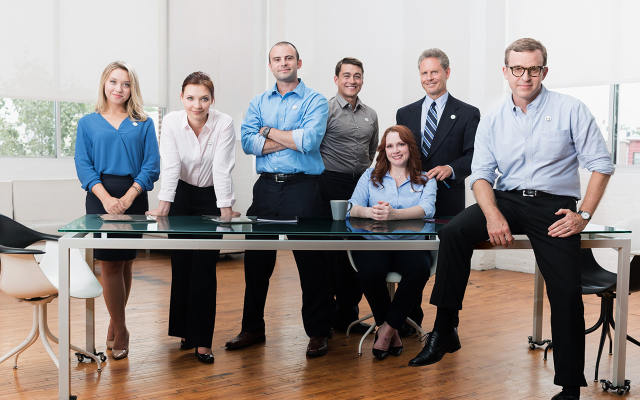
//> input picture imgs/1280x800_group0.jpg, 1280 x 800 px (shown at 1/2 size)
$ ./main_complex imgs/1280x800_group0.jpg imgs/1280x800_group1.jpg 100 2   (built with g++ and OpenCV 4)
//> lines starting //> are read from the running program, lines starting //| are printed output that depends on the picture; after the words box and inside, x2 and y2 are one past the last pixel; in counts of white or black regions, pixels touching at a corner belong together
### GridBlock.cpp
#include <vector>
#include <iterator>
#include <iostream>
#include <string>
#include <fstream>
#include <algorithm>
//#include "GridBlock.h"

using namespace cv;

class GridBlock {
	friend std::ostream& operator<<(std::ostream& os, const GridBlock& gb);
public:
	GridBlock(std::pair<int, int> gridCoord, std::pair<Point, Point> pixelCoord, int pixelCount) : gridCoord(gridCoord), pixelCoord(pixelCoord), pixelCount(pixelCount) {}

	// TODO - don't know if I use this?
	GridBlock& operator=(const GridBlock& src) {
	    // if this is equal to source
	    if (this != &src) {
	    	this->gridCoord = src.gridCoord;
	    	this->pixelCoord = src.pixelCoord;
			this->pixelCount = src.pixelCount;
			this->maxPixelCount = src.maxPixelCount;
	    }
	    return *this;
	}

	void setMaxPixelCount(int maxPixelCount) {
		this->maxPixelCount = maxPixelCount;
		//std::cout << this->maxPixelCount << "\n";
	}

	void drawGrid(Mat& grid, bool isSolid) {
		int gradient = (isSolid) ? 255:getGradient();
		// Make GridBlock Rect
		Rect block(this->getRect());
		rectangle(grid, block, gradient, -1, 8, 0);
		//putText(grid, std::to_string(gradient), Point(pixelCoord.first), )
	}

	Rect getRect() {
		// Make GridBlock Rect
		const Point pt1(this->pixelCoord.first);
		const Point pt2(this->pixelCoord.second);
		Rect block(pt1, pt2);
		return block;
	}

	int getGradient() {
		double gradientt = ((double)this->pixelCount / (double)this->maxPixelCount);
		gradientt = gradientt * 255.0;
		int gradient = (int) gradientt;
		return gradient;
	}

	// Returns true if the GridBlock's % of black pixels is greater than the given threshold %
	// [4 lines left out: function isTetrisBlock, not called in this run]
private:
	// (m, n) coordinates - index location in the MxN grid
	std::pair<int, int> gridCoord;
	// (x, y) coordinates - actual pixel location of top left and bottom right corners
	std::pair<Point, Point> pixelCoord;
	// Black pixel count
	int pixelCount;
	// Max # of black pixels in the set of GridBlocks
	int maxPixelCount;
};

std::ostream& operator<<(std::ostream& os, const GridBlock& gb) {
    os << gb.gridCoord.first << " " << gb.gridCoord.second << " ";
	os << gb.pixelCoord.first << " " << gb.pixelCoord.second << " ";
	os << gb.pixelCount << " " << gb.maxPixelCount << "\n";
    return os;
}

### imageDiff.cpp
#include <stdio.h>
#include <opencv2/opencv.hpp>

using namespace cv;

/** Function Headers */
Mat imgDiff_img(Mat refImg, Mat cmpImg, float threshold);
Mat imgDiff_mask(Mat refImg, Mat cmpImg, float threshold);

Mat imgDiff_img(Mat refImg, Mat cmpImg, float threshold) {
	Mat diffImg;
	// absdiff(input array 1, input array 2, output array)
	absdiff(refImg, cmpImg, diffImg);
    Mat foregroundMask = Mat::zeros(diffImg.rows, diffImg.cols, CV_8UC1);

    //float threshold = 30.0f;
    float dist;

    for(int j=0; j<diffImg.rows; ++j) {
        for(int i=0; i<diffImg.cols; ++i) {
            Vec3b pix = diffImg.at<Vec3b>(j,i);

            dist = (pix[0]*pix[0] + pix[1]*pix[1] + pix[2]*pix[2]);
            dist = sqrt(dist);

			if(dist>threshold) {
                foregroundMask.at<unsigned char>(j,i) = 255;
            }
        }
	}

	return diffImg;
}

Mat imgDiff_mask(Mat refImg, Mat cmpImg, float threshold) {
	Mat diffImg;
	absdiff(refImg, cmpImg, diffImg);
    Mat foregroundMask = Mat::zeros(diffImg.rows, diffImg.cols, CV_8UC1);

    float threshold_og = 30.0f;
	float threshold_a = 20.0f;
	float threshold_b = 10.0f;
	// float threshold = 15.0f;
    float dist;

    for(int j=0; j<diffImg.rows; ++j) {
        for(int i=0; i<diffImg.cols; ++i) {
            Vec3b pix = diffImg.at<Vec3b>(j,i);

            dist = (pix[0]*pix[0] + pix[1]*pix[1] + pix[2]*pix[2]);
            dist = sqrt(dist);

            if(dist>threshold) {
                foregroundMask.at<unsigned char>(j,i) = 0;
            }else{
            	foregroundMask.at<unsigned char>(j,i) = 255;
            }
        }
	}

	return foregroundMask;
}

### main_complex.cpp
#include <stdio.h>
#include <string>
#include <unordered_map>
#include <cstdlib>
#include <opencv2/opencv.hpp>
#include "opencv2/objdetect.hpp"
#include "opencv2/videoio.hpp"
#include "opencv2/highgui.hpp"
#include "opencv2/imgproc.hpp"
#include "imageDiff.cpp"
#include "blobDetection.cpp"
#include "GridBlock.cpp"

using namespace cv;

/** Function Headers */
void displayImage(Mat img, const String windowName, int time);
void writeImage(Mat img, const char* dataDir, const char* filename);
void writeImage(Mat img, const char* dataDir, const std::string filename);
// Draw an MxN grid on the given image
Mat drawGrid(Mat img, int m, int n, Scalar color);
std::vector<GridBlock> analyzeMask(Mat mask, int m, int n);
int getPixelCount(Mat img, int th);
std::string getRawFilename(char* full);
Mat drawGridShade(Mat ogImg, std::vector<GridBlock> results);
void generateTetrisBlock(Mat& tetrisBlock, std::vector<GridBlock> gridBlocks, const float blockTh);
void generateTetrisBlock_grid(std::vector<std::vector<int> >& tetrisBlock, std::vector<GridBlock> gridBlocks,
		const float blockTh, const char* blockfilename);

void detectAndDisplay(Mat frame, const char* dataDir, const std::string filename);

/** Global variables */
String fullbody_cascade_name = "haarcascade/haarcascade_fullbody.xml";
String lowerbody_cascade_name = "haarcascade/haarcascade_lowerbody.xml";
String upperbody_cascade_name = "haarcascade/haarcascade_upperbody.xml";

CascadeClassifier fullbody_cascade;
CascadeClassifier lowerbody_cascade;
CascadeClassifier upperbody_cascade;

// Colors
Scalar red = Scalar(0,0,255);
Scalar green = Scalar(0,255,0);
Scalar blue = Scalar(255,0,0);
Scalar white = Scalar(255,255,255);
Scalar black = Scalar(0,0,0);

// Data and img files
FILE * dataFile;

// Threshold % used to determine whether the GridBlock is a tetris block
float blockTh;

// Grid dimensions
const int M = 5;
const int N = 5;

int main(int argc, char** argv ) {

	// Two images given - do Image Diff calculation
	// argv[1]	reference image
	// argv[2]	compared image
	// argv[3]	threshold value used in imageDiff() method
	// argv[4]	threshold % used to determine whether the GridBlock is a tetris block

	if(argc > 4) {

		// load the reference and compare images from the given image files
	    Mat refImg;
	    refImg = imread( argv[1], 1 );
//> refImg is the input picture: 800 rows x 1280 cols, CV_8UC3; mean B, G, R 139.6, 142.2, 149.7
	    if ( !refImg.data ) {
	        printf("No image data - refImg\n");
	        return -1;
	    }
	    Mat cmpImg;
	    cmpImg = imread( argv[2], 1 );
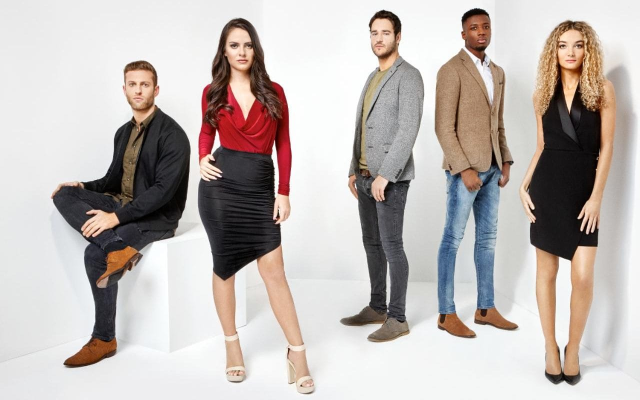
//> input picture imgs/1280x800_group1.jpg, 1280 x 800 px (shown at 1/2 size)
//> cmpImg is the input picture: 800 rows x 1280 cols, CV_8UC3; mean B, G, R 180.8, 184.4, 192.2
	    if ( !cmpImg.data ) {
	        printf("No image data - cmpImg\n");
	        return -1;
	    }

		//-- 1. Load the cascades
	    if(!fullbody_cascade.load(fullbody_cascade_name)){
			printf("--(!)Error loading fullbody cascade\n");
			return -1;
		};
	    if(!lowerbody_cascade.load(lowerbody_cascade_name)){
			printf("--(!)Error loading lowerbody cascade\n");
			return -1;
		};
	    if(!upperbody_cascade.load(upperbody_cascade_name)){
			printf("--(!)Error loading upperbody cascade\n");
			return -1;
		};

		// stof() - converts string to float
		float threshold = std::stof(argv[3]);
//> threshold = 100
		// Threshold % used to determine whether the GridBlock is a tetris block
		blockTh = std::stof(argv[4])/100;
//> blockTh = 0.02

		std::cout << "Threshold = " << threshold << "\n";
//| Threshold = 100
		std::cout << "Block Threshold = " << blockTh << "\n";
//| Block Threshold = 0.02

		// Make directory name and mkdir command
		const char* cmd = "mkdir -p testData/";
		// Generate a directory name with the two input file names
		std::string rawname_ref = getRawFilename(argv[1]);
//> rawname_ref = "1280x800_group0"
		std::string rawname_cmp = getRawFilename(argv[2]);
//> rawname_cmp = "1280x800_group1"
		std::string dirName = rawname_ref.append("_");
//> dirName = "1280x800_group0_"
		dirName.append(rawname_cmp.append("__"));
		std::string thName = argv[3];
//> thName = "100"
		dirName.append(thName);
		// vvv causes string out of bounds error vvv
		//size_t decIdx = dirName.find_last_of(".");
		//dirName.replace(decIdx, 1, "_");
		// Directory path w/o last '/' in it
		const char* mkdirCmd = new char [std::strlen(cmd)+std::strlen(dirName.c_str())+1];
//> mkdirCmd = "��(�U"
		std::string rawDirName = dirName;
//> rawDirName = "1280x800_group0_1280x800_group1__100"
		dirName.append("/");
		std::strcat(const_cast<char*>(mkdirCmd),cmd);
//> mkdirCmd = "��(�Umkdir -p testData/"
		//std::cout << "mkdirCmd:\t" << mkdirCmd << "\n";
		std::strcat(const_cast<char*>(mkdirCmd),dirName.c_str());
		//std::cout << "mkdirCmd:\t" << mkdirCmd << "\n";
		std::cout << "argv[1]:\t" << argv[1] << "\n";
//| argv[1]:	imgs/1280x800_group0.jpg
		std::cout << "argv[2]:\t" << argv[2] << "\n";
//| argv[2]:	imgs/1280x800_group1.jpg
		//std::cout << "mkdirCmd:\t" << mkdirCmd << "\n";
		// make 'dataDir' path -> will be used later in program as path for writing files to
		const char* constDir = "testData/";
		//std::cout << "mkdirCmd:\t" << mkdirCmd << "\n";
		const char* dataDir = new char [std::strlen(constDir)+std::strlen(dirName.c_str())+1];
		//std::cout << "mkdirCmd:\t" << mkdirCmd << "\n";
		std::strcat(const_cast<char*>(dataDir),constDir);
		//std::cout << "mkdirCmd:\t" << mkdirCmd << "\n";
		std::strcat(const_cast<char*>(dataDir),dirName.c_str());
		//std::cout << "mkdirCmd:\t" << mkdirCmd << "\n";
		// Call mkdir command
		//std::cout << "mkdirCmd:\t" << mkdirCmd << "\n";
		//std::cout << "dirName:\t" << dirName << "\n";
		std::cout << "dataDir:\t" << dataDir << "\n";
//| dataDir:	�"�UtestData/1280x800_group0_1280x800_group1__100/
		std::cout << "mkdirCmd:\t" << mkdirCmd << "\n";
//| mkdirCmd:	��(�Umkdir -p testData/1280x800_group0_1280x800_group1__100/

		const char* dataFileDirName = "data/";
		const char* mkDataFileDirCmd = new char[std::strlen(mkdirCmd)+std::strlen(dataFileDirName)+1];
//> mkDataFileDirCmd = "��(�U"
		std::strcat(const_cast<char*>(mkDataFileDirCmd),mkdirCmd);
		std::strcat(const_cast<char*>(mkDataFileDirCmd),dataFileDirName);

		const char* dataFileDir = new char[std::strlen(dataDir)+std::strlen(dataFileDirName)+1];
		std::strcat(const_cast<char*>(dataFileDir),dataDir);
		std::strcat(const_cast<char*>(dataFileDir),dataFileDirName);
		std::cout << "dataFileDir:\t" << dataFileDir << "\n";
//| dataFileDir:	e(�U�"�UtestData/1280x800_group0_1280x800_group1__100/data/
		std::cout << "mkDataFileDirCmd:\t" << mkDataFileDirCmd << "\n";
//| mkDataFileDirCmd:	��(�U��(�Umkdir -p testData/1280x800_group0_1280x800_group1__100/data/
		const int dir_err = system(mkdirCmd);
//> dir_err = 0
		if (-1 == dir_err) {
		    printf("Error creating directory!n");
		    exit(1);
		}

		const int dir_err1 = system(mkDataFileDirCmd);
//> dir_err1 = 0
		if (-1 == dir_err1) {
		    printf("Error creating directory!n");
		    exit(1);
		}

		Mat diffImg = imgDiff_img(refImg, cmpImg, threshold);
//> in imgDiff_img, `absdiff(refImg, cmpImg, diffImg);`:
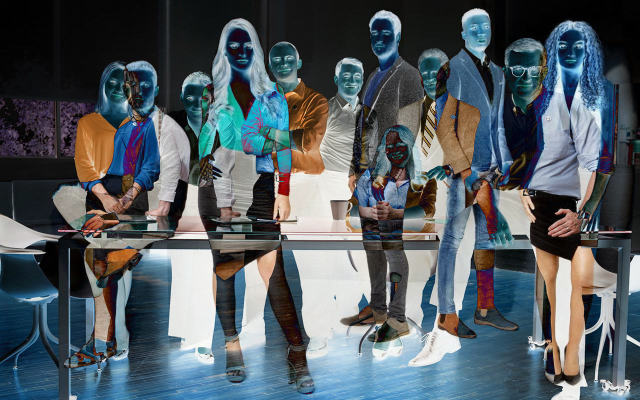
//> diffImg: 800 rows x 1280 cols, CV_8UC3 (shown at 1/2 size); mean B, G, R 98.7, 92.9, 83.7
//> the loop in imgDiff_img, `for(int j=0; j<diffImg.rows; ++j)` made 800 passes
//> dist on passes 1 to 3: 5.2, 5.2, 5.2
//> after the loop in imgDiff_img, `for(int j=0; j<diffImg.rows; ++j)`:
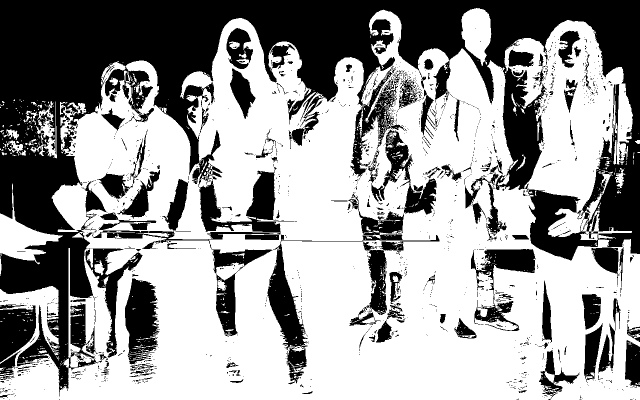
//> foregroundMask: 800 rows x 1280 cols, CV_8UC1 (shown at 1/2 size); 60.4% white; 1554 black regions (1378 under 20 px), largest, box (x1, y1, x2, y2) and area: (0, 0, 1280, 793) 280685, (535, 388, 879, 745) 17373, (184, 340, 589, 499) 12301
//> after the loop in imgDiff_img, `for(int j=0; j<diffImg.rows; ++j)`: dist = 116.3
		//displayImage(diffImg, "Diff Img", 0);
		std::string diffImgName = rawDirName;
//> diffImgName = "1280x800_group0_1280x800_group1__100"
		diffImgName.append("_diffImg.jpg");
		//std::string diffImgName = rawDirName.append("_diffImg.jpg");
		writeImage(diffImg, dataDir, diffImgName.c_str());
//> in writeImage, `const char* path = new char [std::strlen(dataDir)+std::strlen(filename..`: path = "��(�U"
//| Image file written: "��(�U�"�UtestData/1280x800_group0_1280x800_group1__100/1280x800_group0_1280x800_group1__100_diffImg.jpg"

		Mat diffMask = imgDiff_mask(refImg, cmpImg, threshold);
//> the loop in imgDiff_mask, `for(int j=0; j<diffImg.rows; ++j)` made 800 passes
//> after the loop in imgDiff_mask, `for(int j=0; j<diffImg.rows; ++j)`: dist = 116.3
		//displayImage(diffMask, "Diff Img", 0);
		std::string diffMaskName = rawDirName;
//> diffMaskName = "1280x800_group0_1280x800_group1__100"
		diffMaskName.append("_diffMask.jpg");
		writeImage(diffMask, dataDir, diffMaskName.c_str());
//| Image file written: "v""�U�"�UtestData/1280x800_group0_1280x800_group1__100/1280x800_group0_1280x800_group1__100_diffMask.jpg"

		Mat diffMaskGrid = drawGrid(diffMask, M, N, red);
//> after the loop in drawGrid, `for (int i = 1; i <= m; i++)`:
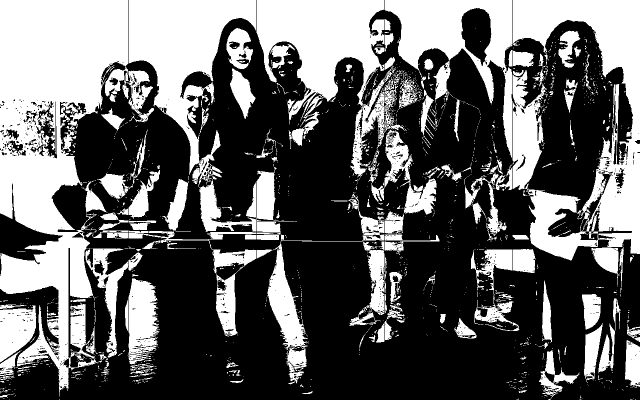
//> img: 800 rows x 1280 cols, CV_8UC1 (shown at 1/2 size); 39.5% white; 1601 white regions (1391 under 20 px), largest, box (x1, y1, x2, y2) and area: (0, 0, 256, 793) 106640, (1025, 0, 1280, 521) 61771, (513, 0, 768, 355) 40569
//> after the loop in drawGrid, `for (int i = 1; i <= n; i++)`:
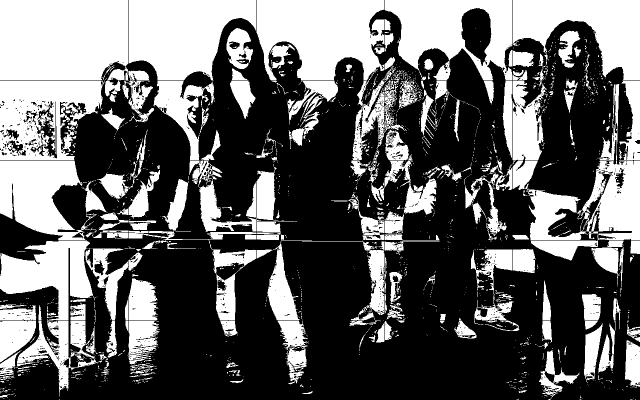
//> img: 800 rows x 1280 cols, CV_8UC1 (shown at 1/2 size); 39.3% white; 1692 white regions (1426 under 20 px), largest, box (x1, y1, x2, y2) and area: (0, 0, 256, 160) 40081, (513, 0, 768, 160) 31076, (257, 0, 512, 160) 29125
		std::string diffMaskGridName = rawDirName;
//> diffMaskGridName = "1280x800_group0_1280x800_group1__100"
		diffMaskGridName.append("_diffMaskGrid.jpg");
		writeImage(diffMaskGrid, dataDir, diffMaskGridName.c_str());
//| Image file written: "��(�U�"�UtestData/1280x800_group0_1280x800_group1__100/1280x800_group0_1280x800_group1__100_diffMaskGrid.jpg"

		// Blob Detection
		// Apply Median Filter (blur) before passing it to blob detection
		for(int i = 5; i < 37; i+=6) {
			Mat medianImg;
			medianBlur(diffMask, medianImg, i);
			//Mat blobImg = detectBlobs(medianImg,5);
			//Mat blobImgGrid = drawGrid(blobImg, 5, 5, red);

			std::string medianImgName = rawDirName;
			medianImgName.append("_medianImg");
			medianImgName.append(std::to_string(i));
			std::string tetrisBlockName = medianImgName + "_tetris.jpg";
			std::string gradientName = medianImgName + "_gg.jpg";
			std::string dataname = medianImgName + "_data.txt";
			std::string blockfilename = medianImgName + "_tetrisBlock.txt";
			std::string haarName = medianImgName + "_haar.jpg";
			medianImgName.append(".jpg");

			const char* medianDataFile = new char[std::strlen(dataFileDir) + dataname.length() + 1];
			std::strcat(const_cast<char*>(medianDataFile),dataFileDir);
			std::cout << "dataFileDir = " << dataFileDir << "\n";
			std::strcat(const_cast<char*>(medianDataFile),dataname.c_str());
			std::cout << "medianDataFile = " << medianDataFile << "\n";
			// Open data file, set to write
			//dataFile = fopen (medianDataFile,"w");
			std::ofstream outfile(medianDataFile);

			// Analyze the difference mask
			std::vector<GridBlock> result;
			result = analyzeMask(medianImg, 5, 5);
			//Mat gridGradient;
			Mat gridGradient(cmpImg.rows, cmpImg.cols, CV_8UC3, Scalar(0, 0, 0));
			//cvtColor(medianImg, gridGradient, COLOR_BGR2GRAY);
			// Iterate through GridBlock vector
			for(std::vector<GridBlock>::iterator it = result.begin(); it != result.end(); ++it) {
				// Save to data file
				outfile << *it;
				// Draw Grid Gradient
				it->drawGrid(gridGradient, false);
			}
			// Save Grid Gradient img
			writeImage(gridGradient, dataDir, gradientName.c_str());

			Mat tetrisBlock(cmpImg.rows, cmpImg.cols, CV_8UC3, Scalar(0, 0, 0));
			//cvtColor(cmpImg, tetrisBlock, COLOR_BGR2GRAY);
			generateTetrisBlock(tetrisBlock, result, blockTh);
			tetrisBlock = drawGrid(tetrisBlock, M, N, red);
			// Save tetris block img
			writeImage(tetrisBlock, dataDir, tetrisBlockName.c_str());

			const char* blockDataFile = new char[std::strlen(dataFileDir) + blockfilename.length() + 1];
			std::strcat(const_cast<char*>(blockDataFile),dataFileDir);
			std::strcat(const_cast<char*>(blockDataFile),blockfilename.c_str());
			// Initialize 2D tetris block grid array (0 = no block, 1 = block)
			std::vector<std::vector<int> > tBlock(M, std::vector<int>(N, 0));
			generateTetrisBlock_grid(tBlock, result, blockTh, blockDataFile);

			// Apply haar cascade detection on median img
			detectAndDisplay(medianImg, dataDir, haarName);

			// Add grid to median img and Save it
			medianImg = drawGrid(medianImg, M, N, red);
			writeImage(medianImg, dataDir, medianImgName.c_str());

			// [11 lines of commented-out code are left out]
		}

		// Set up data file for Processing program
		std::string filename = argv[1];

		size_t lastDirIndex = filename.find_last_of("/");
		std::string ogImgName = filename.substr(lastDirIndex+1, std::strlen(argv[1]));
		size_t lastindex = ogImgName.find_last_of(".");
		// name of the reference img file (without path and filetype extension)
		std::string rawname = ogImgName.substr(0, lastindex);

		std::string dataname = rawDirName + "_data.txt";
		const char* procDataFile = new char[std::strlen(dataDir) + dataname.length() + 1];
		std::strcat(const_cast<char*>(procDataFile),dataDir);
		std::strcat(const_cast<char*>(procDataFile),dataname.c_str());

		// Open data file, set to write
		//dataFile = fopen (procDataFile,"w");
		std::ofstream dataFile(procDataFile);
		/*
		// Analyze the difference mask
		std::vector<GridBlock> gridBlocks (analyzeMask(diffMask, 5, 5));
		// Mat object of the same size as input imgs
		// init color = black
		//Mat gridGradient(Size(diffMask.cols, diffMask.rows), CV_64FC4, black);
		//Mat gridGradient;
		Mat gridGradient(cmpImg.rows, cmpImg.cols, CV_8UC3, Scalar(0, 0, 0));
		//cvtColor(cmpImg, gridGradient, COLOR_BGR2GRAY);
		// Write data to data file and draw the gradient grid
		for(std::vector<GridBlock>::iterator it = gridBlocks.begin(); it != gridBlocks.end(); ++it) {
			// Write GridBlock data to file
			dataFile << *it;

			// Draw GridBlock gradient onto its grid area
			it->drawGrid(gridGradient, false);
		}
		// Write grid gradient img
		std::string gridGradientName = rawDirName;
		gridGradientName.append("_gridGradient.jpg");
		writeImage(gridGradient, dataDir, gridGradientName.c_str());
		*/
		/*
		//Mat tetrisBlock;
		Mat tetrisBlock(cmpImg.rows, cmpImg.cols, CV_8UC3, Scalar(0, 0, 0));
		//cvtColor(cmpImg, tetrisBlock, COLOR_BGR2GRAY);
		generateTetrisBlock(tetrisBlock, gridBlocks, blockTh);
		tetrisBlock = drawGrid(tetrisBlock, 5, 5, red);
		// Save tetris block img
		std::string tetrisBlockName = "FINAL_TETRIS_BLOCK.jpg";
		writeImage(tetrisBlock, dataDir, tetrisBlockName.c_str());
		*/

		// Write the original ref and cmp images to the data directory
		std::string regImgName = getRawFilename(argv[1]).append(".jpg");
		writeImage(refImg, dataDir, regImgName.c_str());
		std::string cmpImgName = getRawFilename(argv[2]).append(".jpg");
		writeImage(cmpImg, dataDir, cmpImgName.c_str());

		// [8 lines of commented-out code are left out]
	}
    return 0;
}

// [83 lines left out: functions detectAndDisplay, generateTetrisBlock, generateTetrisBlock_grid, not called in this run]

std::string getRawFilename(char* full) {
	std::string tempFilename = full;
	size_t lastDirIndex = tempFilename.find_last_of("/");
	tempFilename = tempFilename.substr(lastDirIndex+1, std::strlen(full));
	size_t fileExtIdx = tempFilename.find_last_of(".");
	std::string filename = tempFilename.substr(0,fileExtIdx);
	return filename;
}

std::vector<GridBlock> analyzeMask(Mat mask, int m, int n) {
	std::vector<int> result;
	std::vector<Rect> submasks;
	std::vector<GridBlock> gridBlocks;
	int rows = mask.rows;
	int cols = mask.cols;
	int rHeight = rows/n;
	int cWidth = cols/m;
	int count = 0;
	int maxPixelCount = 0;
	// TODO ALT IMPLEMENTATION - do % of black pixels in grid
	// Draw vertical lines
	//for (int x = 0; x < m; x++) {
	for (int y = 0; y < n; y++) {
		//line(mask, Point(cWidth*i,0), Point(cWidth*i,rows), white);
		// Draw horizontal lines
		//for (int y = 0; y < n; y++) {
		for (int x = 0; x < m; x++) {
			// Formatted output to be used in processing program - used to visualize pixel density of the given grid
			//fprintf(dataFile,"%d,%d,%d,%d,%d,%d,",x,y,x*cWidth,y*rHeight,cWidth,rHeight);

			Mat submask(mask, Rect(x*cWidth, y*rHeight, cWidth, rHeight));
			std::pair<int,int> gridCoord(x,y);
			std::pair<Point,Point> pixelCoord(Point(x*cWidth,y*rHeight),Point(x*cWidth+cWidth, y*rHeight+rHeight));
			gridBlocks.push_back(GridBlock(gridCoord, pixelCoord, getPixelCount(submask, 0)));

			// Create a submask for the current grid (m,n)
			//TODO - add submask Rect to submasks list, then draw submasks on mask
			// submasks[i] =
			// rect(x, y, width, height)

			// printf("\trow: %d\tcol: %d\n",submask.rows, submask.cols);
			result.push_back(getPixelCount(submask, 0));
			if(result.back() > maxPixelCount) {
				maxPixelCount = result.back();
			}
			count++;
		}
	}

	// Formatted output to be used in processing program
	//fprintf(dataFile, "%d\n", *std::max_element(result.begin(), result.end()));

	// Iterate through set of GridBlocks and set the maxPixelCount
	for(std::vector<GridBlock>::iterator it = gridBlocks.begin(); it != gridBlocks.end(); ++it) {
		it->setMaxPixelCount(maxPixelCount);
	}
	return gridBlocks;
}

/*
counts the number of pixels with the given value (th) in the specified image
*/
int getPixelCount(Mat img, int th) {
	int pixelCount = 0;
	int rows = img.rows;
	int cols = img.cols;
	//printf("\t\trow: %d\tcol: %d\n",rows, cols);
	for(int i=0; i<img.rows; i++) {
	    for(int j=0; j<img.cols; j++) {
	        if (img.at<uchar>(i,j) == th) {
				//printf("\t\t(%d,%d)\n",i,j);
	        	pixelCount++;
	        }
		}
	}
	//fprintf(dataFile,"%d\n",pixelCount);
	return pixelCount;
}

// TODO - implement this
// results - map of rect points and the corresponding black pixel count
// [6 lines left out: function drawGridShade, not called in this run]

/*
	Draws an MxN grid on the given image
*/
Mat drawGrid(Mat img, int m, int n, Scalar color) {
	int rows = img.rows;
	int cols = img.cols;
	int rWidth = rows/n;
	int cWidth = cols/m;
	// Draw vertical lines
	for (int i = 1; i <= m; i++) {
		line(img, Point(cWidth*i,0), Point(cWidth*i,rows), color);
	}
	// Draw horizontal lines
	for (int i = 1; i <= n; i++) {
		line(img, Point(0,rWidth*i), Point(cols,rWidth*i), color);
	}
	return img;
}

void writeImage(Mat img, const char* dataDir, const char* filename) {
	const char* path = new char [std::strlen(dataDir)+std::strlen(filename)+1];
	std::strcat(const_cast<char*>(path),dataDir);
	std::strcat(const_cast<char*>(path),filename);
//> (the run ends here: the program stops with an error, at `if (!imwrite(path, img))`)
